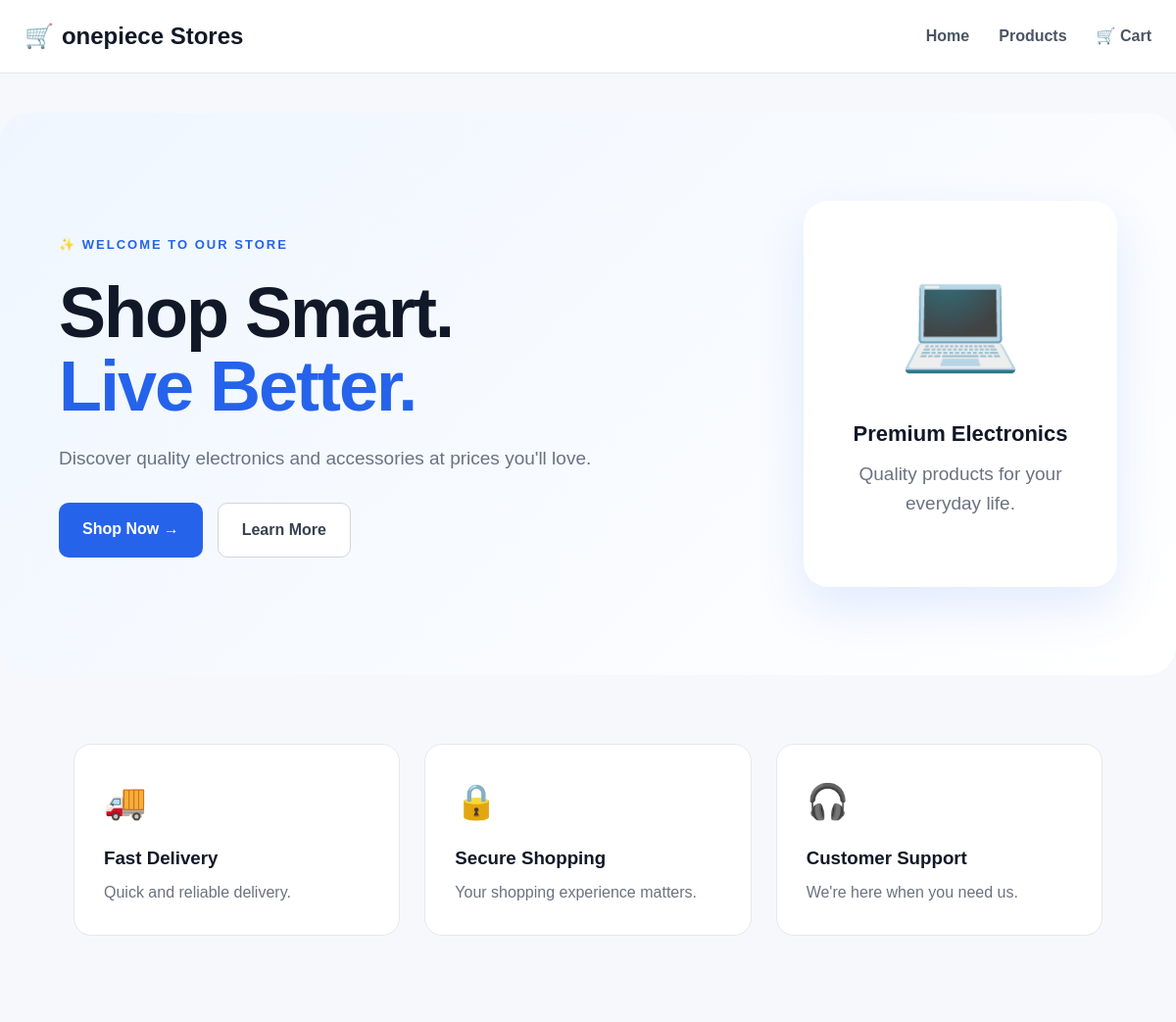
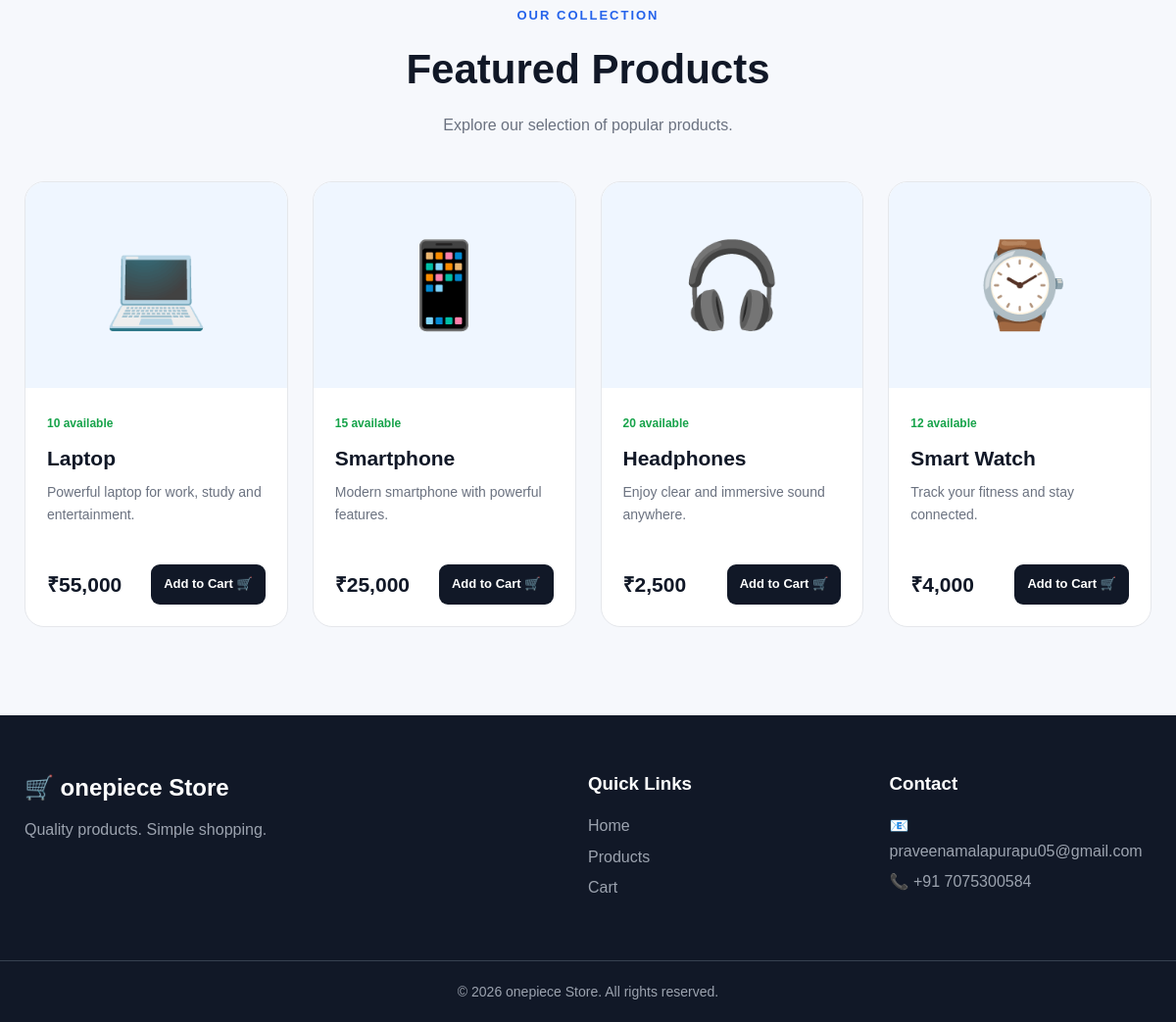
The page / on the database its author committed (2 pictures, top to bottom).
### app.py (models this page shows)
class Product(db.Model):
    id = db.Column(db.Integer, primary_key=True)
    name = db.Column(db.String(100), nullable=False)
    price = db.Column(db.Float, nullable=False)
    emoji = db.Column(db.String(10), nullable=False)
    description = db.Column(db.Text, nullable=False)
    stock = db.Column(db.Integer, default=10)

### app.py (the view)
@app.route("/")
def home():
    products = Product.query.all()
    cart = session.get("cart", {})
    cart_count = sum(cart.values())
    return render_template(
        "index.html",
        products=products,
        cart_count=cart_count
    )

### templates/index.html (shortened to what this page needs)
<!DOCTYPE html>
<html lang="en">
<head>
    <link rel="stylesheet"
          href="{{ url_for('static', filename='style.css') }}">
</head>
<body>
<header class="navbar">
    <div class="nav-container">
        <a href="/" class="logo">
            🛒 <span>onepiece Stores</span>
        </a>
        <nav>
            <a href="/">
                Home
            </a>
            <a href="/products">
                Products
            </a>
            <a href="/cart" class="cart-link">
                🛒 Cart
            </a>
        </nav>
    </div>
</header>
<section class="hero">
    <div class="hero-content">
        <span class="hero-label">
            ✨ WELCOME TO OUR STORE
        </span>
        <h1>
            Shop Smart.<br>
            <span>Live Better.</span>
        </h1>
        <p>
            Discover quality electronics and accessories
            at prices you'll love.
        </p>
        <div class="hero-buttons">
            <a href="#products" class="primary-button">
                Shop Now →
            </a>
            <a href="#features" class="secondary-button">
                Learn More
            </a>
        </div>
    </div>
    <div class="hero-card">
        <div class="hero-product-icon">
            💻
        </div>
        <h3>
            Premium Electronics
        </h3>
        <p>
            Quality products for your everyday life.
        </p>
    </div>
</section>
<section class="features" id="features">
    <div class="feature">
        <div class="feature-icon">
            🚚
        </div>
        <h3>
            Fast Delivery
        </h3>
        <p>
            Quick and reliable delivery.
        </p>
    </div>
    <div class="feature">
        <div class="feature-icon">
            🔒
        </div>
        <h3>
            Secure Shopping
        </h3>
        <p>
            Your shopping experience matters.
        </p>
    </div>
    <div class="feature">
        <div class="feature-icon">
            🎧
        </div>
        <h3>
            Customer Support
        </h3>
        <p>
            We're here when you need us.
        </p>
    </div>
</section>
<section class="products-section" id="products">
    <div class="section-heading">
        <span>
            OUR COLLECTION
        </span>
        <h2>
            Featured Products
        </h2>
        <p>
            Explore our selection of popular products.
        </p>
    </div>
    <div class="product-grid">
        {% for product in products %}
        <div class="product-card">
            <div class="product-image">
                {{ product.emoji }}
            </div>
            <div class="product-info">
                <span class="stock">
                    {{ product.stock }} available
                </span>
                <h3>
                    {{ product.name }}
                </h3>
                <p class="product-description">
                    {{ product.description }}
                </p>
                <div class="product-bottom">
                    <div class="price">
                        ₹{{ "{:,.0f}".format(product.price) }}
                    </div>
                    <a href="{{ url_for('add_to_cart', product_id=product.id) }}"
                       class="add-button">
                        Add to Cart 🛒
                    </a>
                </div>
            </div>
        </div>
        {% endfor %}
    </div>
</section>
<footer>
    <div class="footer-container">
        <div>
            <h2>
                🛒 onepiece Store
            </h2>
            <p>
                Quality products. Simple shopping.
            </p>
        </div>
        <div>
            <h3>
                Quick Links
            </h3>
            <a href="/">
                Home
            </a>
            <a href="/products">
                Products
            </a>
            <a href="/cart">
                Cart
            </a>
        </div>
        <div>
            <h3>
                Contact
            </h3>
            <p>
                📧 praveenamalapurapu05@gmail.com
            </p>
            <p>
                📞 +91 7075300584
            </p>
        </div>
    </div>
    <div class="footer-bottom">
        © 2026 onepiece Store. All rights reserved.
    </div>
</footer>
</body>
</html>

### static/style.css (style rules this page uses)
* { margin: 0; padding: 0; box-sizing: border-box; }
html { scroll-behavior: smooth; }
body { font-family: Arial, Helvetica, sans-serif; background: #f6f8fc; color: #111827; line-height: 1.6; }
a { text-decoration: none; color: inherit; }
button, a { -webkit-tap-highlight-color: transparent; }
.navbar { background: #ffffff; border-bottom: 1px solid #e5e7eb; position: sticky; top: 0; z-index: 1000; }
.nav-container { max-width: 1200px; margin: auto; padding: 18px 25px; display: flex; justify-content: space-between; align-items: center; }
.logo { font-size: 24px; font-weight: 800; color: #111827; display: flex; align-items: center; gap: 8px; }
.nav-container nav { display: flex; align-items: center; gap: 30px; }
.nav-container nav a { font-weight: 600; color: #4b5563; transition: 0.25s ease; }
.cart-link { display: flex; align-items: center; gap: 7px; }
.hero { max-width: 1200px; margin: 40px auto; padding: 90px 60px; min-height: 500px; border-radius: 30px; background: linear-gradient( 135deg, #eff6ff, #ffffff ); display: flex; align-items: center; justify-content: space-between; gap: 50px; }
.hero-content { max-width: 650px; }
.hero-label { color: #2563eb; font-size: 13px; font-weight: 800; letter-spacing: 2px; }
.hero h1 { font-size: clamp(42px, 6vw, 72px); line-height: 1.05; margin: 20px 0; letter-spacing: -2px; }
.hero h1 span { color: #2563eb; }
.hero p { color: #6b7280; font-size: 19px; max-width: 550px; margin-bottom: 30px; }
.hero-buttons { display: flex; gap: 15px; flex-wrap: wrap; }
.primary-button, .secondary-button { display: inline-block; padding: 14px 24px; border-radius: 10px; font-weight: 700; transition: 0.25s ease; }
.primary-button { background: #2563eb; color: white; }
.secondary-button { background: white; border: 1px solid #d1d5db; color: #374151; }
.hero-card { width: 320px; min-height: 320px; background: white; border-radius: 25px; padding: 40px; text-align: center; display: flex; flex-direction: column; justify-content: center; box-shadow: 0 20px 50px rgba(37, 99, 235, 0.12); animation: floating 3s ease-in-out infinite; }
.hero-product-icon { font-size: 100px; margin-bottom: 20px; }
.hero-card h3 { font-size: 22px; margin-bottom: 8px; }
.hero-card p { color: #6b7280; }
.features { max-width: 1100px; margin: 70px auto; padding: 0 25px; display: grid; grid-template-columns: repeat(3, 1fr); gap: 25px; }
.feature { background: white; padding: 30px; border-radius: 18px; border: 1px solid #e5e7eb; transition: 0.25s ease; }
.feature-icon { font-size: 35px; margin-bottom: 15px; }
.feature h3 { margin-bottom: 7px; }
.feature p { color: #6b7280; }
.section-heading { text-align: center; margin-bottom: 45px; }
.section-heading span { color: #2563eb; font-size: 13px; font-weight: 800; letter-spacing: 2px; }
.section-heading h1, .section-heading h2 { font-size: 42px; margin: 10px 0; }
.section-heading p { color: #6b7280; }
.products-section { max-width: 1200px; margin: 90px auto; padding: 0 25px; }
.product-grid { display: grid; grid-template-columns: repeat(4, 1fr); gap: 25px; }
.product-card { background: white; border: 1px solid #e5e7eb; border-radius: 20px; overflow: hidden; transition: 0.3s ease; }
.product-image { height: 210px; background: #eff6ff; display: flex; justify-content: center; align-items: center; font-size: 85px; }
.product-info { padding: 22px; }
.stock { color: #16a34a; font-size: 12px; font-weight: 700; }
.product-info h3 { font-size: 21px; margin: 7px 0; }
.product-description { color: #6b7280; font-size: 14px; min-height: 65px; }
.product-bottom { display: flex; justify-content: space-between; align-items: center; gap: 10px; margin-top: 20px; }
.price { font-size: 21px; font-weight: 800; }
.add-button { background: #111827; color: white; padding: 10px 13px; border-radius: 9px; font-size: 13px; font-weight: 700; transition: 0.25s ease; }
footer { background: #111827; color: white; margin-top: 80px; }
.footer-container { max-width: 1200px; margin: auto; padding: 55px 25px; display: grid; grid-template-columns: 2fr 1fr 1fr; gap: 40px; }
.footer-container h2 { margin-bottom: 10px; }
.footer-container h3 { margin-bottom: 15px; }
.footer-container p { color: #9ca3af; margin: 6px 0; }
.footer-container a { display: block; color: #9ca3af; margin: 6px 0; }
.footer-bottom { border-top: 1px solid #374151; padding: 20px 25px; text-align: center; color: #9ca3af; font-size: 14px; }

### rows shown on the page
Product: emoji "💻", stock "10", name "Laptop", description "Powerful laptop for work, study and entertainment.", price "55,000"
Product: emoji "📱", stock "15", name "Smartphone", description "Modern smartphone with powerful features.", price "25,000"
Product: emoji "🎧", stock "20", name "Headphones", description "Enjoy clear and immersive sound anywhere.", price "2,500"
Product: emoji "⌚", stock "12", name "Smart Watch", description "Track your fitness and stay connected.", price "4,000"
